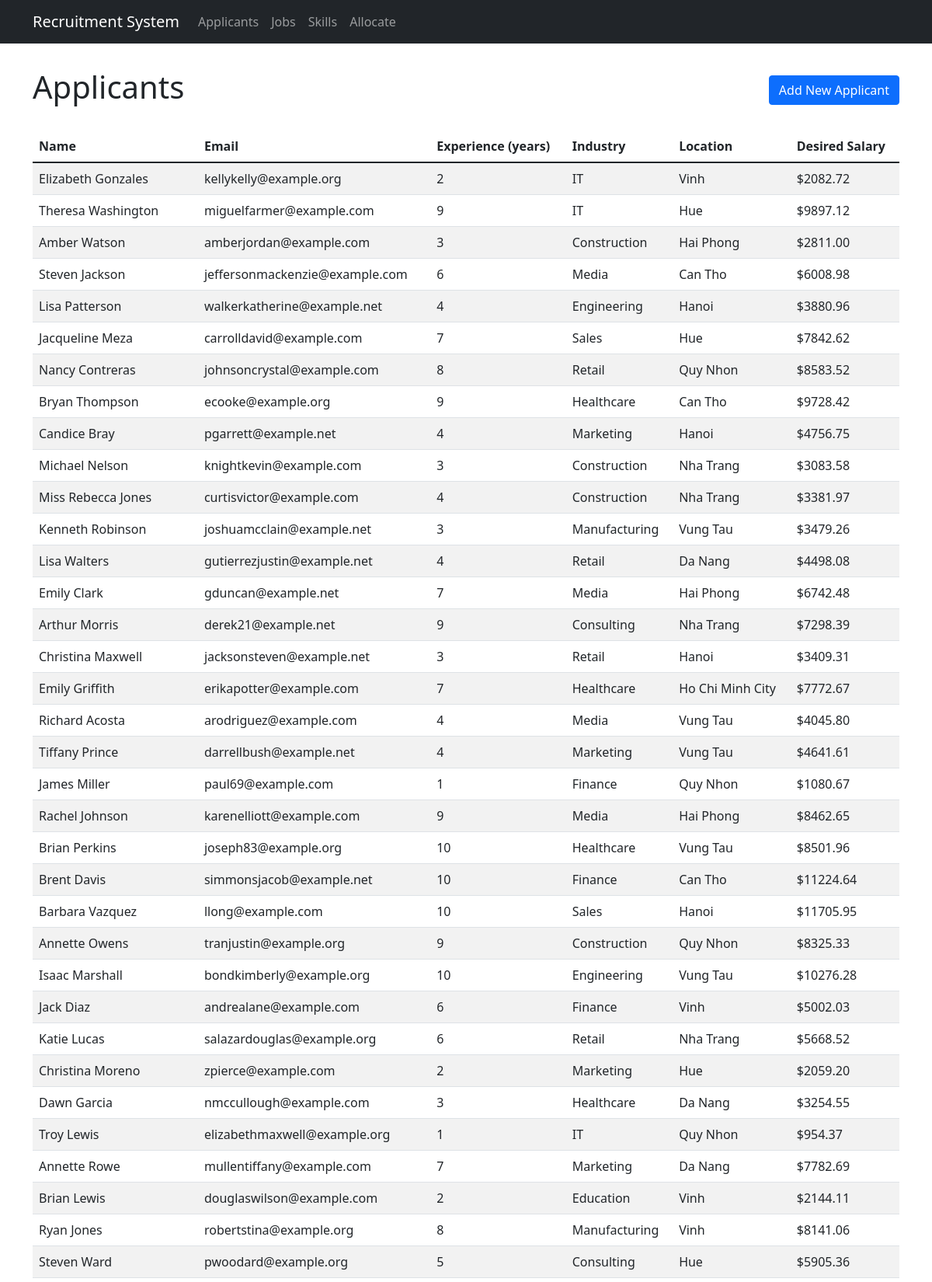
The app's page /applicants (upper part) with its own data.
### tables this page shows
CREATE TABLE applicants (
    id INTEGER PRIMARY KEY AUTOINCREMENT,
    name TEXT NOT NULL,
    email TEXT UNIQUE NOT NULL,
    experience INTEGER NOT NULL CHECK (experience >= 0),
    industry TEXT NOT NULL,
    location TEXT NOT NULL,
    desired_salary REAL NOT NULL CHECK (desired_salary >= 0)
);

### app.py (the view)
@app.route('/applicants')
def applicants():
    conn = get_db_connection()
    applicants = conn.execute('SELECT * FROM applicants').fetchall()
    conn.close()
    return render_template('applicants.html', applicants=applicants)

### app.py (called while the page is built)
def get_db_connection():
    conn = sqlite3.connect(DATABASE)
    conn.row_factory = sqlite3.Row
    return conn

### templates/applicants.html (shortened to what this page needs)
{% extends "base.html" %}
{% block content %}
<div class="d-flex justify-content-between align-items-center mb-4">
    <h1>Applicants</h1>
    <a href="{{ url_for('add_applicant') }}" class="btn btn-primary">Add New Applicant</a>
</div>
<div class="table-responsive">
    <table class="table table-striped">
        <thead>
            <tr>
                <th>Name</th>
                <th>Email</th>
                <th>Experience (years)</th>
                <th>Industry</th>
                <th>Location</th>
                <th>Desired Salary</th>
            </tr>
        </thead>
        <tbody>
            {% for applicant in applicants %}
            <tr class="applicant-row" data-applicant-id="{{ applicant['id'] }}" style="cursor: pointer;">
                <td>{{ applicant['name'] }}</td>
                <td>{{ applicant['email'] }}</td>
                <td>{{ applicant['experience'] }}</td>
                <td>{{ applicant['industry'] }}</td>
                <td>{{ applicant['location'] }}</td>
                <td>${{ "%.2f"|format(applicant['desired_salary']) }}</td>
            </tr>
            {% endfor %}
        </tbody>
    </table>
</div>
{% endblock %}

### records on screen
applicants: name "Elizabeth Gonzales", email "kellykelly@example.org", experience "2", industry "IT", location "Vinh", desired_salary "2082.72"
applicants: name "Theresa Washington", email "miguelfarmer@example.com", experience "9", industry "IT", location "Hue", desired_salary "9897.12"
applicants: name "Amber Watson", email "amberjordan@example.com", experience "3", industry "Construction", location "Hai Phong", desired_salary "2811.00"
applicants: name "Steven Jackson", email "jeffersonmackenzie@example.com", experience "6", industry "Media", location "Can Tho", desired_salary "6008.98"
applicants: name "Lisa Patterson", email "walkerkatherine@example.net", experience "4", industry "Engineering", location "Hanoi", desired_salary "3880.96"
applicants: name "Jacqueline Meza", email "carrolldavid@example.com", experience "7", industry "Sales", location "Hue", desired_salary "7842.62"
applicants: name "Nancy Contreras", email "johnsoncrystal@example.com", experience "8", industry "Retail", location "Quy Nhon", desired_salary "8583.52"
applicants: name "Bryan Thompson", email "ecooke@example.org", experience "9", industry "Healthcare", location "Can Tho", desired_salary "9728.42"
applicants: name "Candice Bray", email "pgarrett@example.net", experience "4", industry "Marketing", location "Hanoi", desired_salary "4756.75"
applicants: name "Michael Nelson", email "knightkevin@example.com", experience "3", industry "Construction", location "Nha Trang", desired_salary "3083.58"
applicants: name "Miss Rebecca Jones", email "curtisvictor@example.com", experience "4", industry "Construction", location "Nha Trang", desired_salary "3381.97"
applicants: name "Kenneth Robinson", email "joshuamcclain@example.net", experience "3", industry "Manufacturing", location "Vung Tau", desired_salary "3479.26"
applicants: name "Lisa Walters", email "gutierrezjustin@example.net", experience "4", industry "Retail", location "Da Nang", desired_salary "4498.08"
applicants: name "Emily Clark", email "gduncan@example.net", experience "7", industry "Media", location "Hai Phong", desired_salary "6742.48"
applicants: name "Arthur Morris", email "derek21@example.net", experience "9", industry "Consulting", location "Nha Trang", desired_salary "7298.39"
applicants: name "Christina Maxwell", email "jacksonsteven@example.net", experience "3", industry "Retail", location "Hanoi", desired_salary "3409.31"
applicants: name "Emily Griffith", email "erikapotter@example.com", experience "7", industry "Healthcare", location "Ho Chi Minh City", desired_salary "7772.67"
applicants: name "Richard Acosta", email "arodriguez@example.com", experience "4", industry "Media", location "Vung Tau", desired_salary "4045.80"
applicants: name "Tiffany Prince", email "darrellbush@example.net", experience "4", industry "Marketing", location "Vung Tau", desired_salary "4641.61"
applicants: name "James Miller", email "paul69@example.com", experience "1", industry "Finance", location "Quy Nhon", desired_salary "1080.67"
applicants: name "Rachel Johnson", email "karenelliott@example.com", experience "9", industry "Media", location "Hai Phong", desired_salary "8462.65"
applicants: name "Brian Perkins", email "joseph83@example.org", experience "10", industry "Healthcare", location "Vung Tau", desired_salary "8501.96"
applicants: name "Brent Davis", email "simmonsjacob@example.net", experience "10", industry "Finance", location "Can Tho", desired_salary "11224.64"
applicants: name "Barbara Vazquez", email "llong@example.com", experience "10", industry "Sales", location "Hanoi", desired_salary "11705.95"
applicants: name "Annette Owens", email "tranjustin@example.org", experience "9", industry "Construction", location "Quy Nhon", desired_salary "8325.33"
applicants: name "Isaac Marshall", email "bondkimberly@example.org", experience "10", industry "Engineering", location "Vung Tau", desired_salary "10276.28"
applicants: name "Jack Diaz", email "andrealane@example.com", experience "6", industry "Finance", location "Vinh", desired_salary "5002.03"
applicants: name "Katie Lucas", email "salazardouglas@example.org", experience "6", industry "Retail", location "Nha Trang", desired_salary "5668.52"
applicants: name "Christina Moreno", email "zpierce@example.com", experience "2", industry "Marketing", location "Hue", desired_salary "2059.20"
applicants: name "Dawn Garcia", email "nmccullough@example.com", experience "3", industry "Healthcare", location "Da Nang", desired_salary "3254.55"
applicants: name "Troy Lewis", email "elizabethmaxwell@example.org", experience "1", industry "IT", location "Quy Nhon", desired_salary "954.37"
applicants: name "Annette Rowe", email "mullentiffany@example.com", experience "7", industry "Marketing", location "Da Nang", desired_salary "7782.69"
applicants: name "Brian Lewis", email "douglaswilson@example.com", experience "2", industry "Education", location "Vinh", desired_salary "2144.11"
applicants: name "Ryan Jones", email "robertstina@example.org", experience "8", industry "Manufacturing", location "Vinh", desired_salary "8141.06"
applicants: name "Steven Ward", email "pwoodard@example.org", experience "5", industry "Consulting", location "Hue", desired_salary "5905.36"
